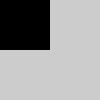
Frame 1 (no input)
Frame 60 (the mouse pressed at the canvas centre just before this capture): identical to frame 1, image omitted
Frame 120 (the mouse held since frame 60 and released just before this capture): identical to frame 1, image omitted

The Processing sketch that drew this single still picture (run headless with seeded random() and noise(); from frame 60 on, the mouse is pressed at the canvas centre):

// Processing sketch: Conditional_Example_2_4
// ── Conditional_Example_2_4.pde
/* Lab-2a - Selection and Events
 * Conditional Example 2.4
 *
 * Version: 1.0
 * By: Kieron Garvey
 * Date: 23/Jan/2023
 */

void setup() {
  size(100, 100);
  noStroke();
  fill(0);
}

void draw() {
  background(204);
  if ((mouseX <= 50) && (mouseY <= 50)) {
    rect(0, 0, 50, 50);             // upper-left
  } else if ((mouseX <= 50) && (mouseY > 50)) {
    rect(0, 50, 50, 50);            // lower-left
  } else if ((mouseX > 50) && (mouseY <= 50)) {
    rect(50, 0, 50, 50);            // upper-right
  } else {
    rect(50, 50, 50, 50);           // lower-right
  }
}
